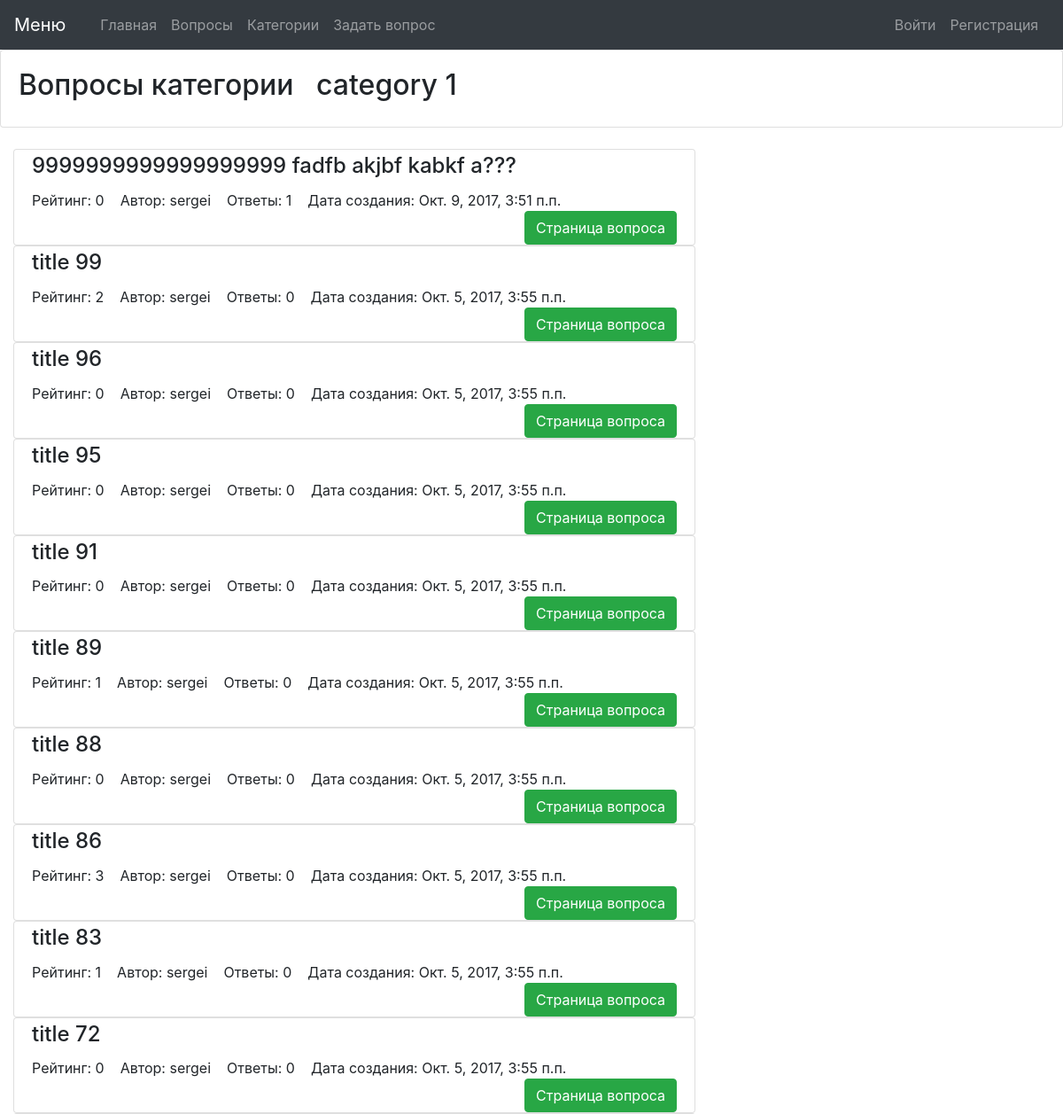
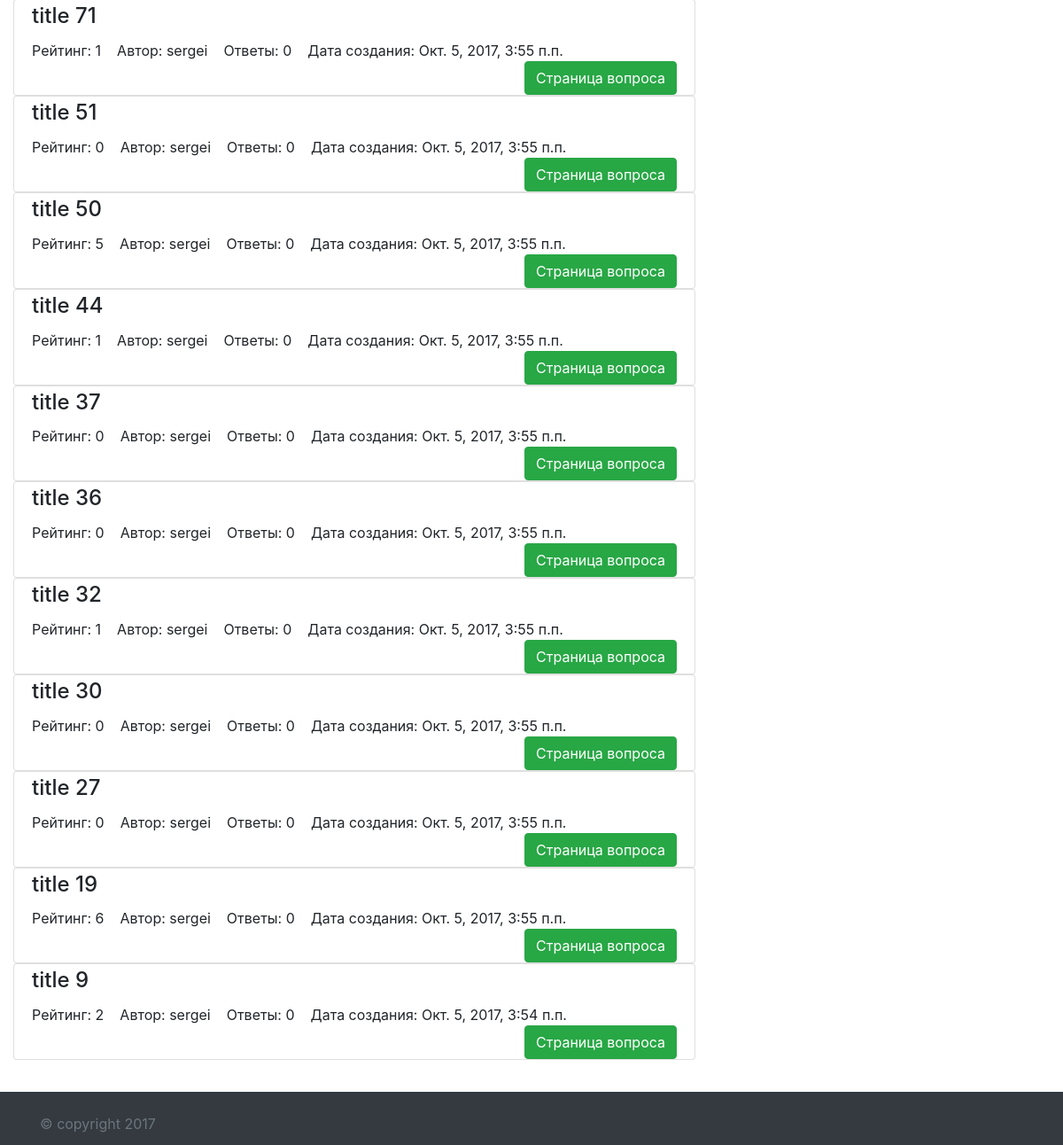
/questions/categories/2/, run on an earlier commit of the app's database (2 pictures, top to bottom).
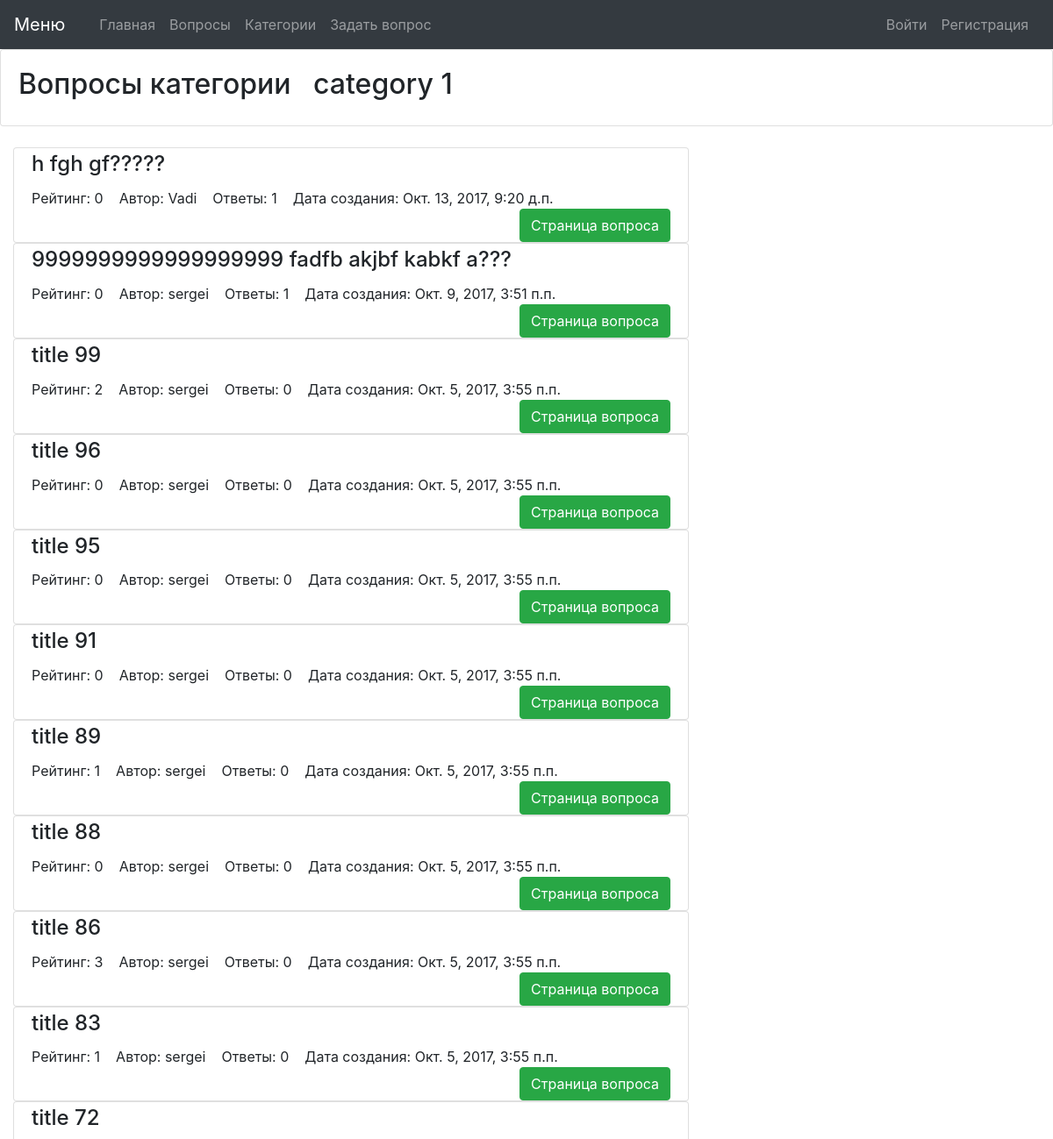
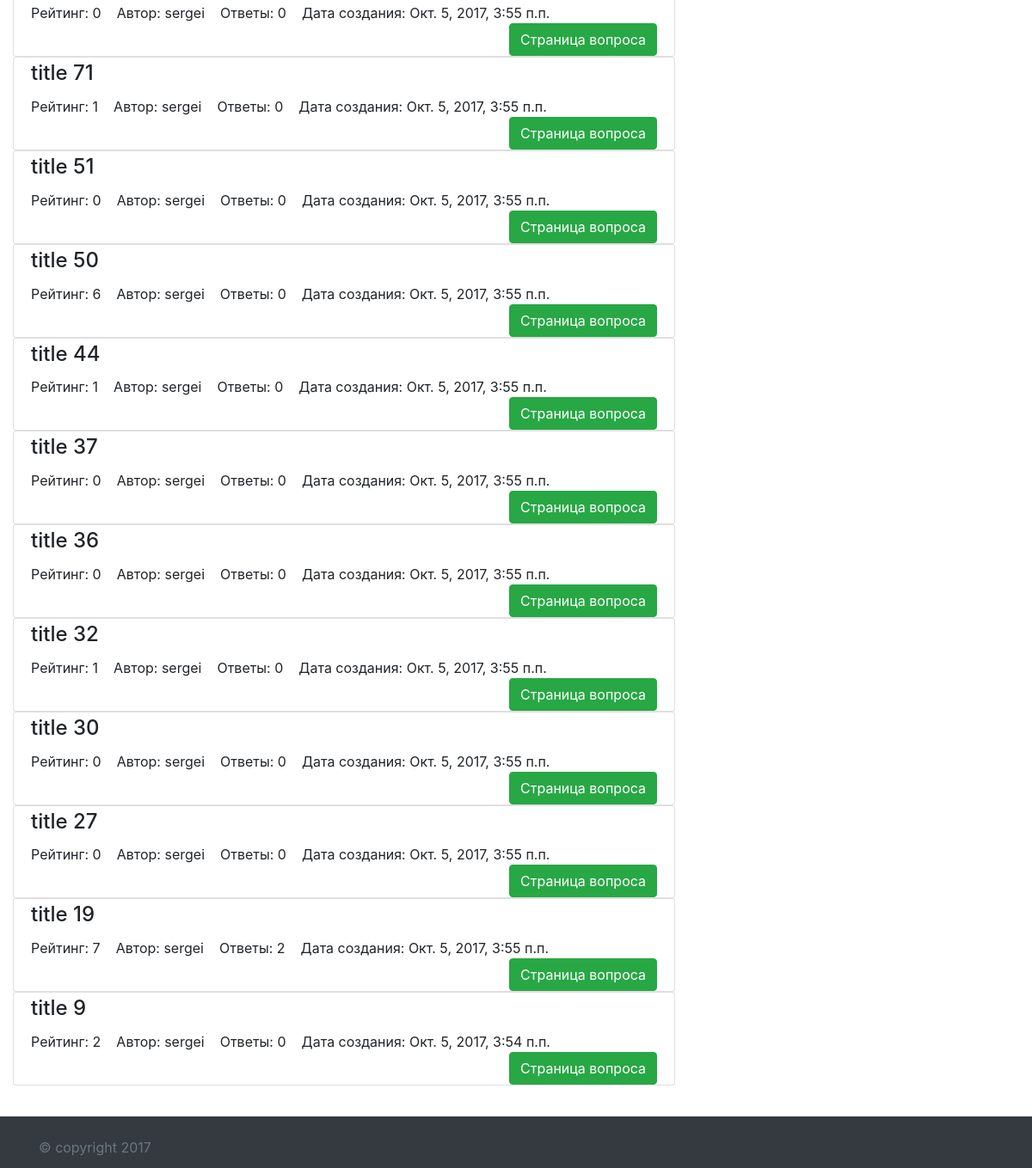
And on a later commit of the database (2 pictures, top to bottom).
### questions/models.py (models this page shows, shortened)
class Question(models.Model):
    author = models.ForeignKey(settings.AUTH_USER_MODEL)
    title = models.CharField(max_length=255, verbose_name=u'заголовок')
    text = models.TextField(verbose_name=u'описание')
    created_at = models.DateTimeField(auto_now_add=True, verbose_name=u'дата создания')
    rating = models.IntegerField(default=0, verbose_name=u'рейтинг')
    categories = models.ManyToManyField(Category, related_name='questions')
    likes = models.ManyToManyField('questions.Like', related_name='qlikes', blank=True)
    class Meta:
        verbose_name = u'Вопрос'
        verbose_name_plural = u'Вопросы'
        ordering = ('-created_at', )

### questions/views.py (the view)
# urls.py: url(r'^categories/(?P<pk>\d+)/$', CategoriesDetail.as_view(), name='categories_detail'),
class CategoriesDetail(DetailView):
    model = Category
    template_name = "categories_detail.html"
    def get_context_data(self, **kwargs):
        context = super(CategoriesDetail, self).get_context_data(**kwargs)
        context['questions'] = Question.objects.filter(categories=self.kwargs['pk']).annotate(answers_count=Count('answers__id')).order_by('-created_at')
        return context

### questions/templates/categories_detail.html (shortened to what this page needs)
{% extends 'base.html' %}
{% block caption %}Вопросы категории &nbsp; {{ object.name }}{% endblock %}
{% block content %}
    <div class="col-sm-8">
        {% for q in questions %}
            <div class="row">
              <div class="col">
                <div class="card">
                  <div class="card-body">
                    <h4 class="card-title" style="margin-top: -16px;">{{ q.title }}</h4>
                    <span class="card-text">Рейтинг: {{ q.rating }}</span>&nbsp;&nbsp;&nbsp;
                    <span class="card-text">Автор: {{ q.author }}</span>&nbsp;&nbsp;&nbsp;
                    <span class="card-text">Ответы: {{ q.answers_count }}</span>&nbsp;&nbsp;&nbsp;
                    <span class="card-text">Дата создания: {{ q.created_at }}</span>
                    <a href="{% url 'question_detail' pk=q.id %}" class="btn btn-success" style="float:right;margin-bottom:-20px;">Страница вопроса</a>
                  </div>
                </div>
              </div>
            </div>
        {% endfor %}
    </div>
{% endblock %}

What changed in the data, as far as the page shows it:
added Question: title "h fgh gf?????", rating "0", author "Vadi", answers_count "1", created_at "Окт. 13, 2017, 9:20 д.п."
changed Question "title 50": rating "5" → "6"
changed Question "title 19": rating "6" → "7"; answers_count "0" → "2"
